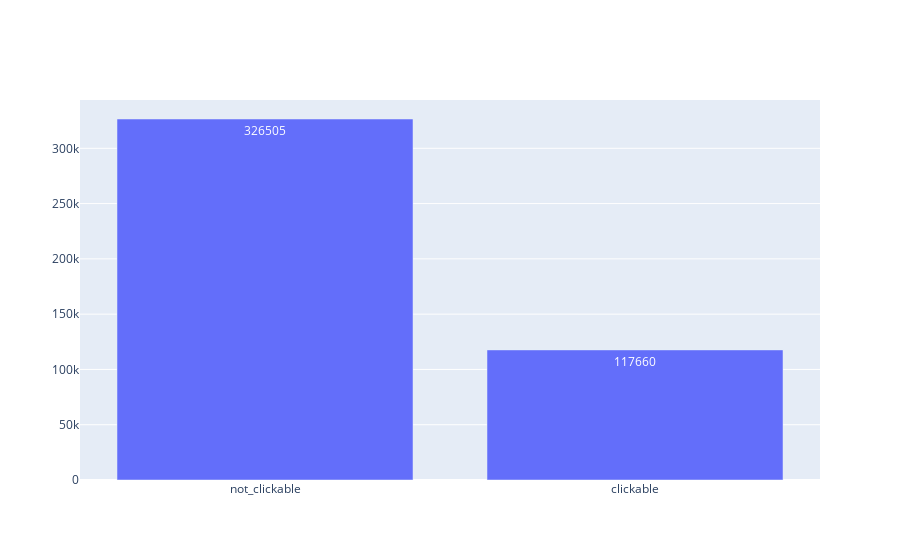

Notebook cell for this chart:
### Markdown cell above
## Annotations per Categories

### Code cell
# df.category_name.value_counts()[::-1].plot.barh()

data = df.category_name.value_counts()
x, y = data.keys(), data.values

# Use textposition='auto' for direct text
fig = go.Figure(data=[go.Bar(
    x=x, y=y,
    text=y,
    textposition='auto',
)])


fig.show()
fig.write_image(f"{OUTPUT_PATH}/categories_bah.svg")

### Figure 1 — Plotly figure (JSON) as saved in the notebook; plotly's stock layout.template omitted (floating-point values rounded to 4 significant figures)
{"data": [{"text": [326505, 117660], "textposition": "auto", "type": "bar", "x": ["not_clickable", "clickable"], "y": [326505, 117660]}], "layout": {}}
